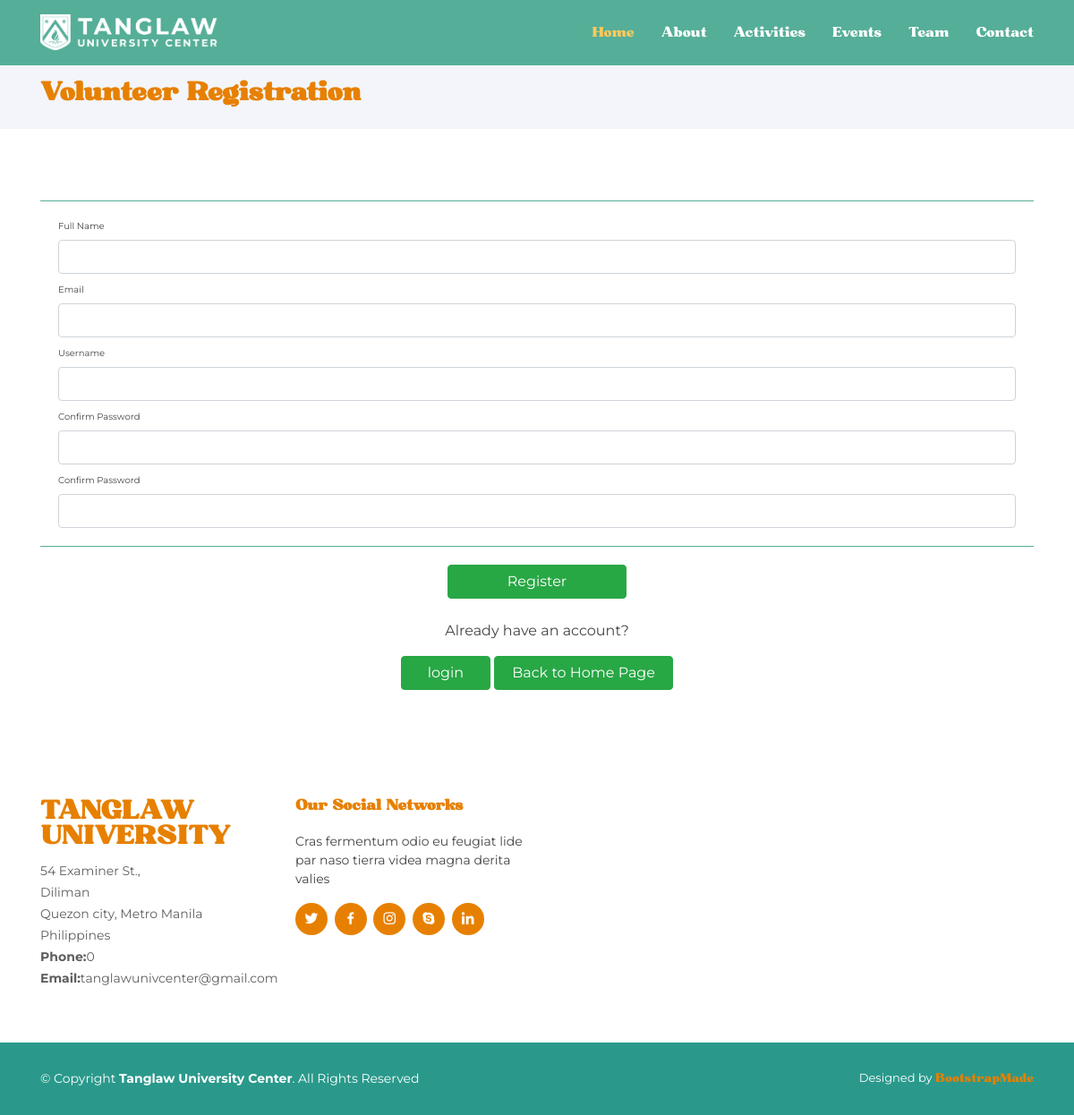
The app's page /Authentication/signup.php with its own data.
### tables this page shows
CREATE TABLE `org_info` (
  `info_id` int(11) NOT NULL,
  `org_addressnum` varchar(255) DEFAULT NULL,
  `org_street` varchar(128) NOT NULL,
  `org_brgy_mncplty` varchar(128) NOT NULL,
  `org_city_state_province` varchar(128) NOT NULL,
  `org_country` varchar(128) NOT NULL,
  `org_map` varchar(255) NOT NULL,
  `org_contactnum` varchar(128) NOT NULL,
  `org_email` varchar(255) NOT NULL
);

### Authentication/signup.php (the view, shortened to what this page needs)
<!DOCTYPE html>
<html lang="en">
<head>
  <link href="../assets/vendor/aos/aos.css" rel="stylesheet">
  <link href="../assets/vendor/bootstrap/css/bootstrap.min.css" rel="stylesheet">
  <link href="../assets/vendor/bootstrap-icons/bootstrap-icons.css" rel="stylesheet">
  <link href="../assets/vendor/boxicons/css/boxicons.min.css" rel="stylesheet">
  <link href="../assets/vendor/glightbox/css/glightbox.min.css" rel="stylesheet">
  <link href="../assets/vendor/remixicon/remixicon.css" rel="stylesheet">
  <link href="../assets/vendor/swiper/swiper-bundle.min.css" rel="stylesheet">
  <link rel="stylesheet" href="https://stackpath.bootstrapcdn.com/bootstrap/4.5.2/css/bootstrap.min.css">
  <link href="../assets/css/style.css" rel="stylesheet">
  <link href="../assets/css/font.css" rel="stylesheet">
</head>
<body>
  <header id="header" class="fixed-top header-inner-pages">
    <div class="container d-flex align-items-center">
    <a href="index.php" class="logo me-auto"><img src="assets/img/logo.png" alt="" class="img-fluid"></a>
    <nav id="navbar" class="navbar">
        <ul>
          <li><a class="nav-link scrollto active" href="../index.php#hero">Home</a></li>
          <li><a class="nav-link scrollto" href="../index.php#about">About</a></li>
          <li><a class="nav-link scrollto" href="../index.php#activities">Activities</a></li>
          <li><a class="nav-link scrollto" href="../index.php#events">Events</a></li>
          <li><a class="nav-link scrollto" href="../index.php#team">Team</a></li>
          <li><a class="nav-link scrollto" href="../index.php#contact">Contact</a></li>
        </ul>
      </nav>
    </div>
  </header>
  <main id="main">
    <section id="breadcrumbs" class="breadcrumbs">
      <div class="container">
        <h2 class="header-text-2">Volunteer Registration</h2>
      </div>
    </section>
    <section class="inner-page">
      <div class="container">
      <div class="line"></div>
      <form method="POST" enctype="multipart/form-data">
            <div class="container-form">
                        <div class="item2">
                            <label for="full_name" class="textlabel input-head">Full Name</label><br>
                            <input type="text" id="full_name" name="full_name" class="form-control" required>
                        </div>
                        <div class="item1">
                            <label for="email" class="textlabel input-head">Email</label><br>
                            <input type="email" id="email" name="email" class="form-control" required>
                        </div>
                        <div class="item3">
                            <label for="username" class="textlabel input-head">Username</label><br>
                            <input type="text" id="username" name="username" class="form-control" required>
                        </div>
                        <div class="item4">
                            <label for="password" class="textlabel input-head">Confirm Password</label><br>
                            <input type="password" id="password" name="password" class="form-control" required>
                        </div>
                        <div class="item5">
                            <label for="password_rep" class="textlabel input-head">Confirm Password</label><br>
                            <input type="password" id="password_rep" name="password_rep" class="form-control" required>
                        </div>
                    </div>
                    <div class="line"></div>
                    <div class="submitbutton">
                        <button type="submit" id="register-button" name="register" value="register" class="btn btn-success my-2 my-sm-0" style="width: 200px; margin-bottom: 20px;">Register</button>
                    </div>
                </form>
                <br />
                <center>
                    <p>Already have an account?</p>
                    <button onclick="window.location.href='login.php';" class="btn btn-success my-2 my-sm-0" style="width: 100px; margin-bottom: 20px;">login</button>
                    <button onclick="window.location.href='../index.php';" class="btn btn-success my-2 my-sm-0" style="width: 200px; margin-bottom: 20px;">Back to Home Page</button>
                </center>
      </div>
    </section>
  </main>
  <?php
          include '../db-connector.php';
          $query = "SELECT * FROM org_info";
          $statement = $pdo_obj->query($query);
          $rowsReturned = $statement->rowCount();
          if ($rowsReturned > 0) {
              while ($org_details = $statement->fetch(PDO::FETCH_ASSOC)) {
                  $org_addressnum = $org_details["org_addressnum"];
                  $org_street = $org_details["org_street"];
                  $org_brgy_mncplty = $org_details["org_brgy_mncplty"];
                  $org_city_state_province = $org_details["org_city_state_province"];
                  $org_country = $org_details["org_country"];
                  $org_email = $org_details["org_email"];
                  $org_contactnum = $org_details["org_contactnum"];
              }
          }
    ?>
<footer id="footer">
<div class="footer-top">
  <div class="container">
    <div class="row">
      <div class="col-lg-3 col-md-6 footer-contact">
        <h3>Tanglaw University</h3>
        <?php
          echo  "<p>
                  ".$org_addressnum." ".$org_street."<br>
                  ".$org_brgy_mncplty."<br>
                  ".$org_city_state_province."<br>
                  ".$org_country."<br>
                  <strong>Phone:</strong>".$org_contactnum."<br>
                  <strong>Email:</strong>".$org_email."<br>
                </p>";
        ?>
      </div>
      <div class="col-lg-3 col-md-6 footer-links">
        <h4>Our Social Networks</h4>
        <p>Cras fermentum odio eu feugiat lide par naso tierra videa magna derita valies</p>
        <div class="social-links mt-3">
          <a href="#" class="twitter"><i class="bx bxl-twitter"></i></a>
          <a href="#" class="facebook"><i class="bx bxl-facebook"></i></a>
          <a href="#" class="instagram"><i class="bx bxl-instagram"></i></a>
          <a href="#" class="google-plus"><i class="bx bxl-skype"></i></a>
          <a href="#" class="linkedin"><i class="bx bxl-linkedin"></i></a>
        </div>
      </div>
    </div>
  </div>
</div>
<div class="container footer-bottom clearfix">
  <div class="copyright">
    &copy; Copyright <strong><span>Tanglaw University Center</span></strong>. All Rights Reserved
  </div>
  <div class="credits">
    Designed by <a href="https://bootstrapmade.com/">BootstrapMade</a>
  </div>
</div>
</footer>
</body>
</html>

### assets/css/style.css (style rules this page uses)
body { font-family: "Montserrat"; color: #444444; }
a { color: #e78000; text-decoration: none; font-family: "Bugaki"; }
h1, h2, h3, h4, h5, h6 { font-family: "Bugaki"; }
#header { transition: all 0.5s; z-index: 997; padding: 15px 0; }
#header.header-scrolled, #header.header-inner-pages { background: rgba(67, 166, 141, 0.9); }
#header .logo { font-size: 30px; margin: 0; padding: 0; line-height: 1; font-weight: 500; letter-spacing: 2px; text-transform: uppercase; }
#header .logo img { max-height: 40px; }
.navbar { padding: 0; }
.navbar ul { margin: 0; padding: 0; display: flex; list-style: none; align-items: center; }
.navbar li { position: relative; }
.navbar a, .navbar a:focus { display: flex; align-items: center; justify-content: space-between; padding: 10px 0 10px 30px; font-size: 15px; font-weight: 500; color: #fff; white-space: nowrap; transition: 0.3s; }
.navbar a:hover, .navbar .active, .navbar .active:focus, .navbar li:hover>a { color: #ffc95b; }
section { padding: 60px 0; overflow: hidden; }
.breadcrumbs { padding: 15px 0; background: #f3f5fa; min-height: 40px; margin-top: 72px; }
.breadcrumbs h2 { font-size: 28px; font-weight: 600; color: #e78000; }
#footer { font-size: 14px; background: #2a998b; }
#footer .footer-top { padding: 60px 0 30px 0; background: #fff; }
#footer .footer-top .footer-contact { margin-bottom: 30px; }
#footer .footer-top .footer-contact h3 { font-size: 28px; margin: 0 0 10px 0; padding: 2px 0 2px 0; line-height: 1; text-transform: uppercase; font-weight: 600; color: #e78000; }
#footer .footer-top .footer-contact p { font-size: 14px; line-height: 24px; margin-bottom: 0; font-family: "Montserrat"; color: #5e5e5e; }
#footer .footer-top h4 { font-size: 16px; font-weight: bold; color: #e78000; position: relative; padding-bottom: 12px; }
#footer .footer-top .footer-links { margin-bottom: 30px; }
#footer .footer-top .social-links a { font-size: 18px; display: inline-block; background: #e78000; color: #fff; line-height: 1; padding: 8px 0; margin-right: 4px; border-radius: 50%; text-align: center; width: 36px; height: 36px; transition: 0.3s; }
#footer .footer-bottom { padding-top: 30px; padding-bottom: 30px; color: #fff; }
#footer .copyright { float: left; }
#footer .credits { float: right; font-size: 13px; }
#footer .credits a { transition: 0.3s; }
.item1 { grid-area: image; }
.item2 { grid-area: name; }
.item3 { grid-area: location; }
.item4 { grid-area: contact; }
.item5 { grid-area: person; }
.container-form { display: grid; grid-template-areas: 'image name location' 'image contact person' 'image startdate enddate' 'image timestart timeend' 'image description description'; padding: 10px; padding-bottom: 0px; grid-template-columns: repeat(3, 34% minmax(33%, 33%)); }
.container-form > div { font-size: 10px; padding: 10px; padding-bottom: 0px; }
.submitbutton { margin-top: 20px; text-align: center; }
.line { margin-top: 20px; border-top: 1px solid rgba(67, 166, 141, 0.9); }

### Authentication/signup.php (style rules this page uses)
.container-form { grid-template-areas: 'name' 'image' 'location' 'contact' 'person' 'startdate' 'enddate' 'timestart' 'timeend' 'instructions' 'description'; grid-template-columns: 1fr; }

### records on screen
org_info: org_addressnum "54", org_street "Examiner St.,", org_brgy_mncplty "Diliman", org_city_state_province "Quezon city, Metro Manila", org_country "Philippines", org_contactnum "0", org_email "tanglawunivcenter@gmail.com"
